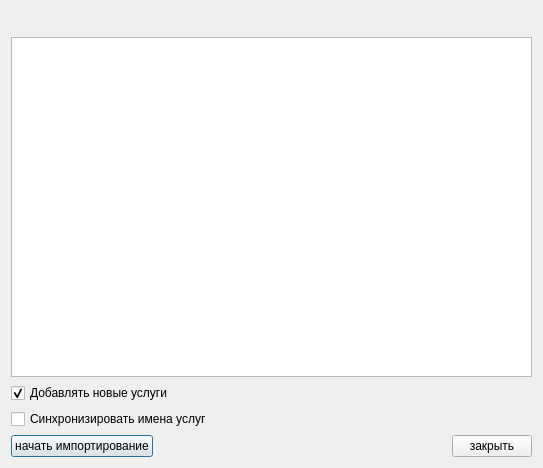
<?xml version="1.0" encoding="UTF-8"?>
<ui version="4.0">
 <class>Dialog</class>
 <widget class="QDialog" name="Dialog">
  <property name="geometry">
   <rect>
    <x>0</x>
    <y>0</y>
    <width>543</width>
    <height>468</height>
   </rect>
  </property>
  <property name="windowTitle">
   <string>Загрузка услуг из МЭС</string>
  </property>
  <layout class="QGridLayout">
   <item row="0" column="0" colspan="2">
    <layout class="QHBoxLayout">
     <item>
      <widget class="QSplitter" name="splitter">
       <property name="orientation">
        <enum>Qt::Horizontal</enum>
       </property>
      </widget>
     </item>
    </layout>
   </item>
   <item row="2" column="0" colspan="2">
    <widget class="QLabel" name="statusLabel">
     <property name="text">
      <string/>
     </property>
    </widget>
   </item>
   <item row="3" column="0" colspan="2">
    <widget class="QTextBrowser" name="log"/>
   </item>
   <item row="6" column="0" colspan="2">
    <layout class="QHBoxLayout">
     <property name="spacing">
      <number>6</number>
     </property>
     <property name="margin">
      <number>0</number>
     </property>
     <item>
      <widget class="QPushButton" name="btnImport">
       <property name="text">
        <string>начать импортирование</string>
       </property>
      </widget>
     </item>
     <item>
      <spacer>
       <property name="orientation">
        <enum>Qt::Horizontal</enum>
       </property>
       <property name="sizeHint" stdset="0">
        <size>
         <width>40</width>
         <height>20</height>
        </size>
       </property>
      </spacer>
     </item>
     <item>
      <widget class="QPushButton" name="btnClose">
       <property name="text">
        <string>закрыть</string>
       </property>
      </widget>
     </item>
    </layout>
   </item>
   <item row="4" column="0">
    <widget class="QCheckBox" name="checkAdd">
     <property name="text">
      <string>Добавлять новые услуги</string>
     </property>
     <property name="checked">
      <bool>true</bool>
     </property>
    </widget>
   </item>
   <item row="5" column="0">
    <widget class="QCheckBox" name="checkUpdate">
     <property name="text">
      <string>Синхронизировать имена услуг</string>
     </property>
    </widget>
   </item>
  </layout>
 </widget>
 <resources/>
 <connections/>
</ui>
